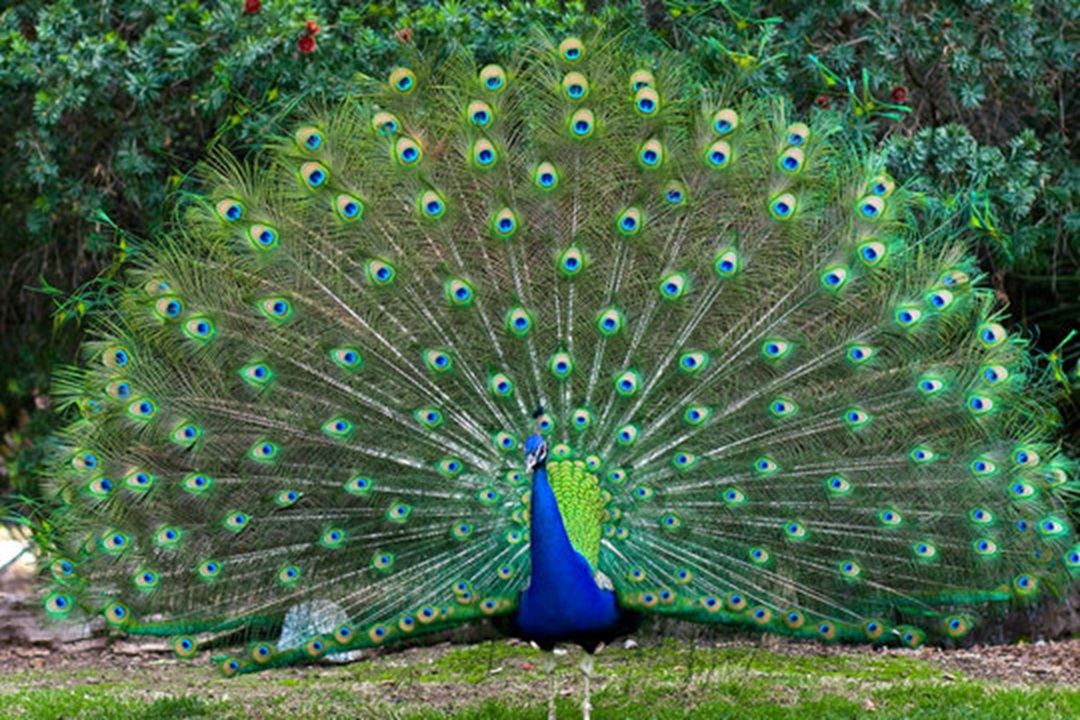
#> input picture peacock.jpg, 1080 x 720 px
$ jupyter execute Untitled.ipynb
#> lines starting #> are read from the running program, lines starting #| are printed output that depends on the picture; after the words box and inside, x2 and y2 are one past the last pixel; in counts of white or black regions, pixels touching at a corner belong together
[cell 1]
import cv2 as cv

img=cv.imread('peacock.jpg')
#> img is the input picture: shape (720, 1080, 3); mean B, G, R 73.5, 104.6, 74.7
cv.imshow('peacock',img)

# Gaussian Blur
gauss=cv.GaussianBlur(img,(3,3),0)
cv.imshow('Gaussian Blur',gauss)

# Median Blur
median=cv.medianBlur(img,3)
cv.imshow('Median Blur',median)

# Bilateral
bilateral=cv.bilateralFilter(img,5,15,15)
cv.imshow('Bilateral',bilateral)
cv.waitKey(0)

cv.waitKey(0)

[cell 2]
import cv2 as cv
import numpy as np
blank=np.zeros((400,400),dtype='uint8')

rectangle=cv.rectangle(blank.copy(),(30,30),(370,370),255,-1)
circle=cv.circle(blank.copy(),(200,200),200,255,-1)

cv.imshow('Rectangle',rectangle)
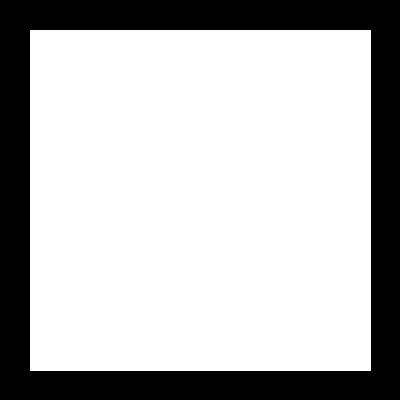
#> window 'Rectangle': shape (400, 400); 72.7% white; 1 black region, box (x1, y1, x2, y2) and area: (0, 0, 400, 400) 43719
cv.imshow('Circle',circle)
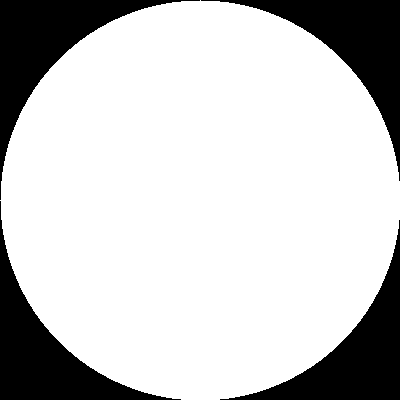
#> window 'Circle': shape (400, 400); 78.5% white; 4 black regions, box (x1, y1, x2, y2) and area: (0, 0, 200, 200) 8793, (201, 0, 400, 181) 8593, (0, 201, 181, 400) 8593, (220, 220, 400, 400) 8394

# Bitwise AND
bitwise_and=cv.bitwise_and(rectangle,circle)
cv.imshow('Bitwise And',bitwise_and)
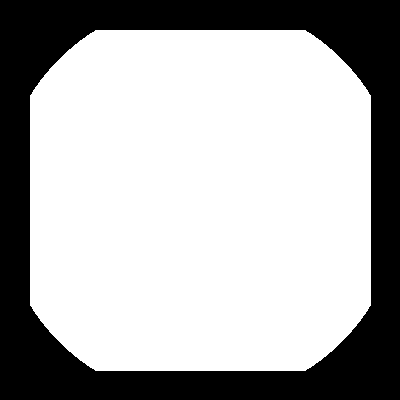
#> window 'Bitwise And': shape (400, 400); 68.1% white; 1 black region, box (x1, y1, x2, y2) and area: (0, 0, 400, 400) 51051

# Bitwise OR
bitwise_or=cv.bitwise_or(rectangle,circle)
cv.imshow('Bitwise OR',bitwise_or)
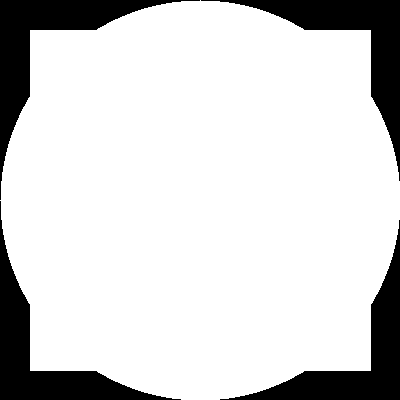
#> window 'Bitwise OR': shape (400, 400); 83.1% white; 4 black regions, box (x1, y1, x2, y2) and area: (0, 0, 200, 200) 6960, (201, 0, 400, 181) 6760, (0, 201, 181, 400) 6760, (220, 220, 400, 400) 6561

# Bitwise XOR
bitwise_xor=cv.bitwise_xor(rectangle,circle)
cv.imshow('Bitwise XOR',bitwise_xor)
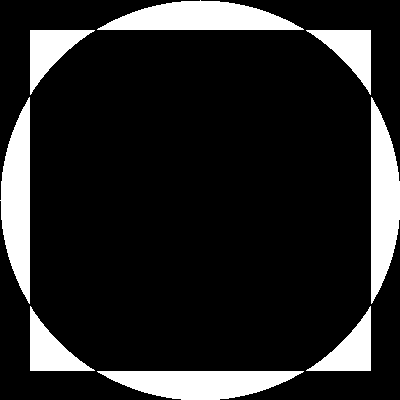
#> window 'Bitwise XOR': shape (400, 400); 15% white; 8 white regions, largest, box (x1, y1, x2, y2) and area: (97, 0, 304, 30) 4170, (0, 97, 30, 304) 4170, (371, 97, 400, 304) 4169

# Bitwise not
bitwise_not=cv.bitwise_not(circle)
cv.imshow('Bitwise Not',bitwise_not)

cv.waitKey(0)

[cell 3]
import cv2 as cv
import numpy as np

img=cv.imread('peacock.jpg')
blank=np.zeros(img.shape[:2],dtype='uint8')
cv.imshow('Blank Image',blank)

mask=cv.circle(blank,(img.shape[1]//2,img.shape[0]//2),300,255,-1)
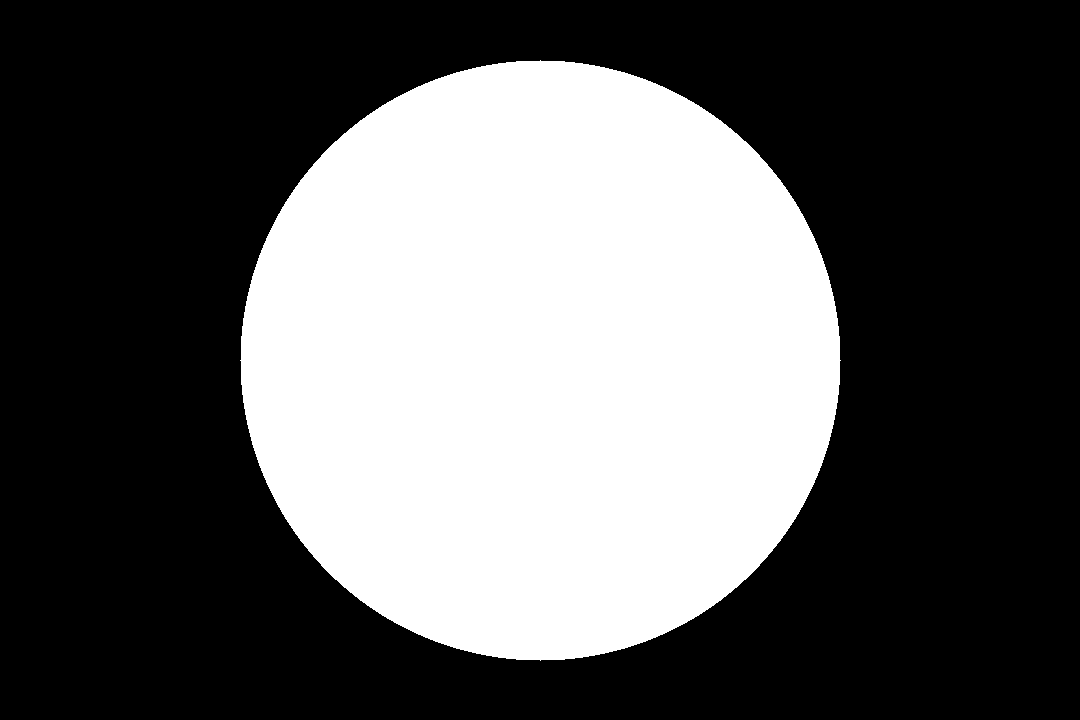
#> blank: shape (720, 1080); 36.4% white; 1 white region, box (x1, y1, x2, y2) and area: (240, 60, 841, 661) 282697
cv.imshow('Mask',mask)
masked=cv.bitwise_and(img,img,mask=mask)
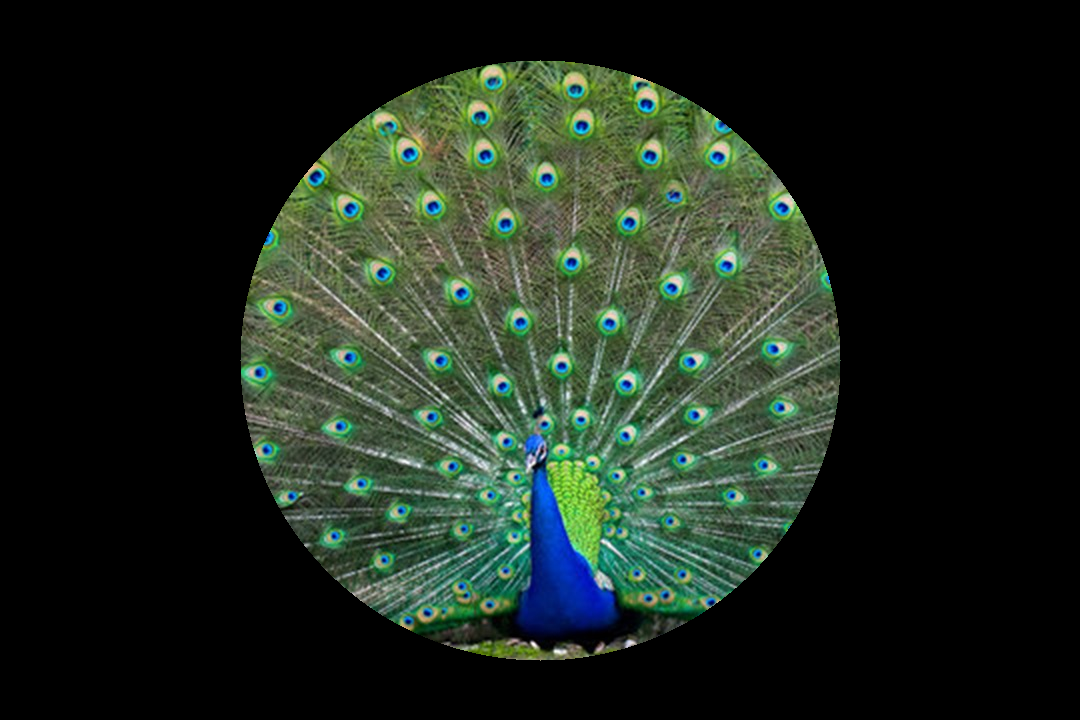
#> masked: shape (720, 1080, 3); mean B, G, R 29.5, 39.8, 29
cv.imshow('Masked Image',masked)

cv.waitKey(0)
